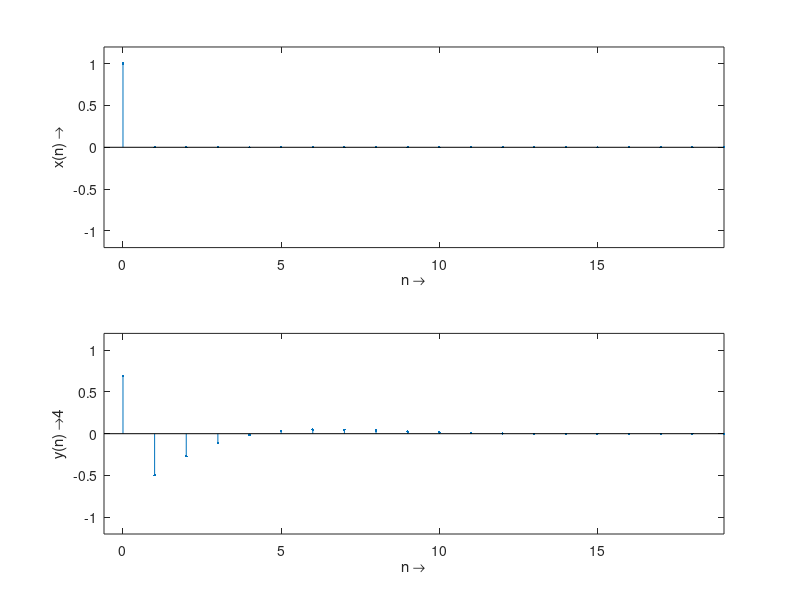

Write MATLAB code to recreate this figure.
% Impulse response of 2nd order IIR filter
% Sample-by-sample algorithm
clear

% Coefficients for a high-pass
a=[1, -1.28, 0.47];
b=[0.69, -1.38, 0.69];

% Initialization of state variables
xh1=0;xh2=0;
yh1=0;yh2=0;

% Input signal: unit impulse
N=20; % length of input signal
x(N)=0;x(1)=1;

% Sample-by-sample algorithm
for n=1:N
    y(n)=b(1)*x(n)+b(2)*xh1+b(3)*xh2 - a(2)*yh1 - a(3)*yh2;
    xh2=xh1;xh1=x(n);
    yh2=yh1;yh1=y(n);
end;

% Plot results
subplot(2,1,1)
stem(0:1:length(x)-1,x,'.');axis([-0.6 length(x)-1 -1.2 1.2]);
xlabel('n \rightarrow');ylabel('x(n) \rightarrow');
subplot(2,1,2)
stem(0:1:length(x)-1,y,'.');axis([-0.6 length(x)-1 -1.2 1.2]);
xlabel('n \rightarrow');ylabel('y(n) \rightarrow4');